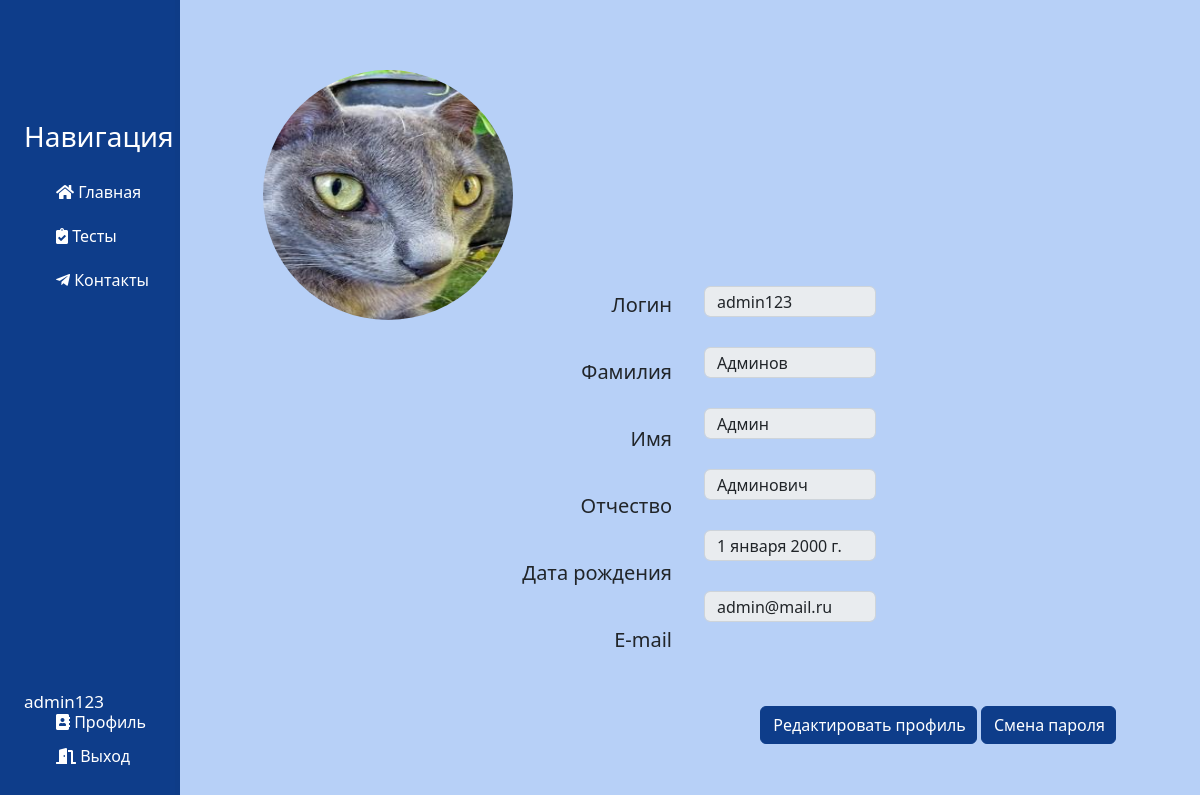
The page /account/ (signed in) on the database its author committed.
### users/models.py (models this page shows)
class CustomUser(AbstractUser):
    surname = models.CharField('Отчество', max_length=25, default='')
    birthday_date = models.DateField('День рождения', null=True)
    creator = models.BooleanField('Составитель тестов', default=False)
    teacher = models.BooleanField('Преподаватель', default=False)

### account/models.py (models this page shows, shortened)
class Account(models.Model):
    user = models.OneToOneField(CustomUser, on_delete=models.CASCADE)
    avatar = models.ImageField(
        default='avatar.jpg',
        upload_to='account_images'
    )
    class Meta:
        verbose_name = 'Профиль'
        verbose_name_plural = 'Профили'

### main/views.py (the view)
# urls.py: path('account/', views.account, name='account'),
def account(request):
    return render(request, 'account/profile.html')

### account/templates/account/profile.html (shortened to what this page needs)
{% extends 'main/layout.html' %}
{% block content %}
    {% if user.is_authenticated %}
        <div class="features">
            <div>
                <img class="rounded-circle article-img" src="{{ user.account.avatar.url }}">
            </div>
            <ul>
                <h5>Логин</h5>
                <h5>Фамилия</h5>
                <h5>Имя</h5>
                <h5>Отчество</h5>
                <h5>Дата рождения</h5>
                <h5>E-mail</h5>
            </ul>
            <ol>
                <input class="form-control" type="text" id="username" name="Имя пользователя" value="{{user.username}}" disabled readonly>
                <input class="form-control" type="text" id="last_name" name="Фамилия" value="{{user.last_name}}" disabled readonly>
                <input class="form-control" type="text" id="first_name" name="Имя" value="{{user.first_name}}" disabled readonly>
                <input class="form-control" type="text" id="surname" name="Отчество" value="{{user.surname}}" disabled readonly>
                <input class="form-control" type="text" id="birthday_date" name="Дата рождения" value="{{user.birthday_date}}" disabled readonly>
                <input class="form-control" type="text" id="email" name="Почта" value="{{user.email}}" disabled readonly>
            </ol>
            <div class="button-container">
                <a href="profile-changed"><button type="button" class="btn btn-info">Редактировать профиль</button></a>
                <a href="{% url 'password_change' %}"><button type="button" class="btn btn-info">Смена пароля</button></a>
            </div>
        </div>
    {% endif %}
{% endblock %}

### main/templates/main/layout.html (shortened to what this page needs)
{% load static %}
<!doctype html>
<html lang="ru">
<head>
    <link rel="stylesheet" href="https://cdn.jsdelivr.net/npm/bootstrap@5.2.3/dist/css/bootstrap.min.css">
    <link rel="stylesheet" href="{% static 'main/css/main.css' %}">
    <link rel="stylesheet" href="https://use.fontawesome.com/releases/v5.8.2/css/all.css">
</head>
<body>
    <aside>
        <h3>Навигация</h3>
        <ul>
            <a href="{% url 'homepage' %}"><li><i class="fas fa-home"></i> Главная</li></a>
            <a href="{% url 'tests_home' %}"><li><i class="fas fa-clipboard-check"></i> Тесты</li></a>
            <a href="{% url 'about' %}"><li><i class="fab fa-telegram-plane"></i> Контакты</li></a>
        </ul>
        <h5>{{user}}</h5>
        <ol>
            <a href="{% url 'profile' %}"><li><i class="fas fa-address-book"></i> Профиль</li></a>
            <a href="{% url 'logout' %}"><li><i class="fas fa-door-open"></i> Выход</li></a>
        </ol>
    </aside>
    <main>
        {% block content %}
        {% endblock %}
    </main>
</body>
</html>

### main/static/main/css/main.css (style rules this page uses)
body { background: #b7d0f7; overflow-x: hidden; }
aside { position: fixed; background: #0e3d8a; width: 15%;; padding: 2%; text-decoration: none; height: 100%; color: #fff; border-right: 5px solid #0e3c87; }
aside h3 { position: absolute; top: 15%; font-size: 28px; }
aside h5 { position: absolute; bottom: 10%; font-size: 17px; }
aside ul { list-style: none; position: absolute; top: 20%; }
aside ul li { color: #ffffff; display: block; margin-top: 20px; transition: transform .6s ease; }
aside a { text-decoration: none }
aside ol { list-style: none; position: absolute; bottom: 2%; }
aside ol li { color: #ffffff; display: block; margin-top: 10px; transition: transform .6s ease; }
main .features { float: right; margin-top: 70px; margin-left: 45px; text-align: center; width: 82%; }
.btn.btn-info { background-color: #0e3d8a; color: white; border-color: #0e3d8a; }
main .features img { width: 250px; height: 250px; margin-right: 65%; }
main .features ul { position: absolute; top: 31.2%; left: 40%; text-align: right; width: 16%; height: 40%; }
main .features ul h5 { display: block; margin-top: 43px; }
main .features ol { position: absolute; top: 32%; left: 56%; text-align: center; width: 17%; height: 35%; }
main .features ol input { display: block; margin-top: 30.2px; height: 11%; }
.button-container button.btn.btn-info { padding-right: 10px; }
.button-container { position: absolute; bottom: 7%; right: 7%; display: inline-block; }

### rows shown on the page
CustomUser: is_active+password+username "admin123", account.avatar (picture), username "admin123", last_name "Админов", first_name "Админ", surname "Админович", birthday_date "1 января 2000 г.", email "admin@mail.ru"
